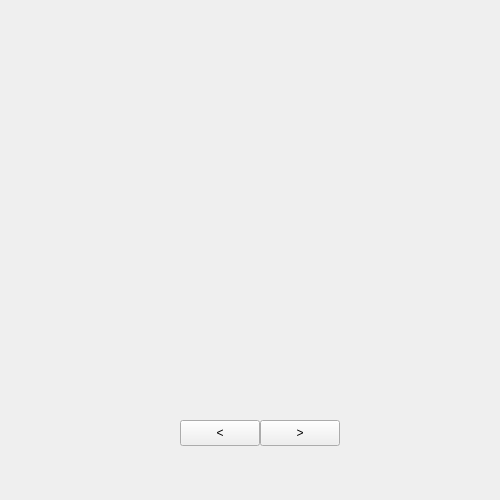
<?xml version="1.0" encoding="UTF-8"?>
<ui version="4.0">
 <class>MainWindow</class>
 <widget class="QMainWindow" name="MainWindow">
  <property name="geometry">
   <rect>
    <x>0</x>
    <y>0</y>
    <width>500</width>
    <height>500</height>
   </rect>
  </property>
  <property name="windowTitle">
   <string>MainWindow</string>
  </property>
  <widget class="QWidget" name="centralWidget">
   <widget class="QLabel" name="label">
    <property name="geometry">
     <rect>
      <x>0</x>
      <y>0</y>
      <width>500</width>
      <height>400</height>
     </rect>
    </property>
    <property name="text">
     <string/>
    </property>
   </widget>
   <widget class="QPushButton" name="pushButton">
    <property name="geometry">
     <rect>
      <x>260</x>
      <y>420</y>
      <width>80</width>
      <height>26</height>
     </rect>
    </property>
    <property name="text">
     <string>&gt;</string>
    </property>
   </widget>
   <widget class="QPushButton" name="pushButton_2">
    <property name="geometry">
     <rect>
      <x>180</x>
      <y>420</y>
      <width>80</width>
      <height>26</height>
     </rect>
    </property>
    <property name="text">
     <string>&lt;</string>
    </property>
   </widget>
  </widget>
 </widget>
 <layoutdefault spacing="6" margin="11"/>
 <resources/>
 <connections/>
</ui>
